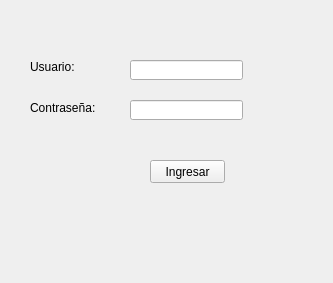
<?xml version="1.0" encoding="UTF-8"?>
<ui version="4.0">
 <class>MainWindow</class>
 <widget class="QMainWindow" name="MainWindow">
  <property name="geometry">
   <rect>
    <x>0</x>
    <y>0</y>
    <width>333</width>
    <height>283</height>
   </rect>
  </property>
  <property name="windowTitle">
   <string>Ventana Ingreso</string>
  </property>
  <widget class="QWidget" name="centralwidget">
   <widget class="QPushButton" name="boton_ingresar">
    <property name="geometry">
     <rect>
      <x>150</x>
      <y>160</y>
      <width>75</width>
      <height>23</height>
     </rect>
    </property>
    <property name="text">
     <string>Ingresar</string>
    </property>
   </widget>
   <widget class="QLineEdit" name="campo_usuario">
    <property name="geometry">
     <rect>
      <x>130</x>
      <y>60</y>
      <width>113</width>
      <height>20</height>
     </rect>
    </property>
   </widget>
   <widget class="QLineEdit" name="campo_password">
    <property name="geometry">
     <rect>
      <x>130</x>
      <y>100</y>
      <width>113</width>
      <height>20</height>
     </rect>
    </property>
   </widget>
   <widget class="QLabel" name="label">
    <property name="geometry">
     <rect>
      <x>30</x>
      <y>60</y>
      <width>46</width>
      <height>13</height>
     </rect>
    </property>
    <property name="text">
     <string>Usuario:</string>
    </property>
   </widget>
   <widget class="QLabel" name="label_2">
    <property name="geometry">
     <rect>
      <x>30</x>
      <y>100</y>
      <width>71</width>
      <height>16</height>
     </rect>
    </property>
    <property name="text">
     <string>Contraseña:</string>
    </property>
   </widget>
  </widget>
 </widget>
 <resources/>
 <connections/>
</ui>
